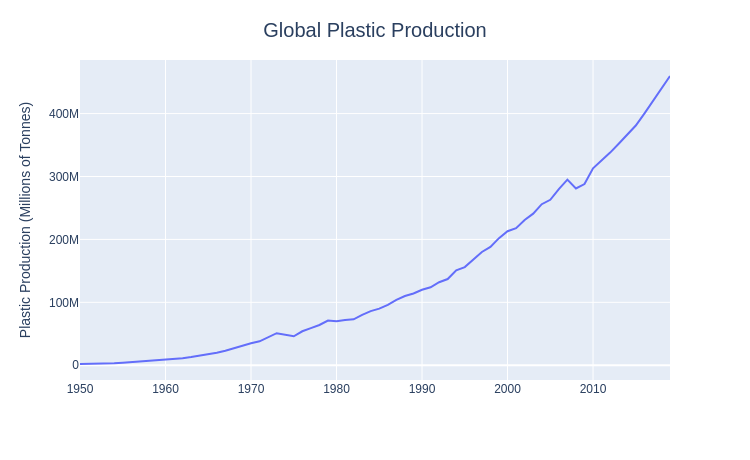

Write notebook code for a chart like this one.
### Code cell
# Displaying data through an interactive plot via Plotly Express:

fig = px.line(global_plastic_production, x="Year", y="Annual Plastic Production",
              line_shape="linear", hover_data={"Year", "Annual Plastic Production"})


fig.update_layout(
    title=dict(text="Global Plastic Production", font=dict(family="sans-serif", size=20), x=0.5, y=0.95),
    xaxis_title="",
    yaxis_title="Plastic Production (Millions of Tonnes)",
    font=dict(family="sans-serif", size=12),
    width=750,
    height=460,
)

fig.show()

### Figure 1 — Plotly figure (JSON) as saved in the notebook; plotly's stock layout.template omitted (floating-point values rounded to 4 significant figures)
{"data": [{"hovertemplate": "Year=%{x}<br>Annual Plastic Production=%{y}<extra></extra>", "legendgroup": "", "line": {"color": "#636efa", "dash": "solid", "shape": "linear"}, "marker": {"symbol": "circle"}, "mode": "lines", "name": "", "orientation": "v", "showlegend": false, "type": "scatter", "x": [1950, 1951, 1952, 1953, 1954, 1955, 1956, 1957, 1958, 1959, 1960, 1961, 1962, 1963, 1964, 1965, 1966, 1967, 1968, 1969, 1970, 1971, 1972, 1973, 1975, 1976, 1977, 1978, 1979, 1980, 1981, 1982, 1983, 1984, 1985, 1986, 1987, 1988, 1989, 1990, 1991, 1992, 1993, 1994, 1995, 1996, 1997, 1998, 1999, 2000, 2001, 2002, 2003, 2004, 2005, 2006, 2007, 2008, 2009, 2010, 2011, 2012, 2013, 2014, 2015, 2016, 2017, 2018, 2019], "xaxis": "x", "y": [2000000, 2000000, 2000000, 3000000, 3000000, 4000000, 5000000, 5000000, 6000000, 7000000, 8000000, 9000000, 11000000, 13000000, 15000000, 17000000, 20000000, 23000000, 27000000, 32000000, 35000000, 38000000, 44000000, 51000000, 46000000, 54000000, 59000000, 64000000, 71000000, 70000000, 72000000, 73000000, 80000000, 86000000, 90000000, 96000000, 104000000, 110000000, 114000000, 120000000, 124000000, 132000000, 137000000, 151000000, 156000000, 168000000, 180000000, 188000000, 202000000, 213000000, 218000000, 231000000, 241000000, 256000000, 263000000, 280000000, 295000000, 281000000, 288000000, 313000000, 325000000, 338000000, 352000000, 367000000, 381000000, 400050000, 420052500, 441055140, 459746020], "yaxis": "y"}], "layout": {"font": {"family": "sans-serif", "size": 12}, "height": 460, "legend": {"tracegroupgap": 0}, "margin": {"t": 60}, "title": {"font": {"family": "sans-serif", "size": 20}, "text": "Global Plastic Production", "x": 0.5, "y": 0.95}, "width": 750, "xaxis": {"anchor": "y", "domain": [0, 1], "title": {"text": ""}}, "yaxis": {"anchor": "x", "domain": [0, 1], "title": {"text": "Plastic Production (Millions of Tonnes)"}}}}
